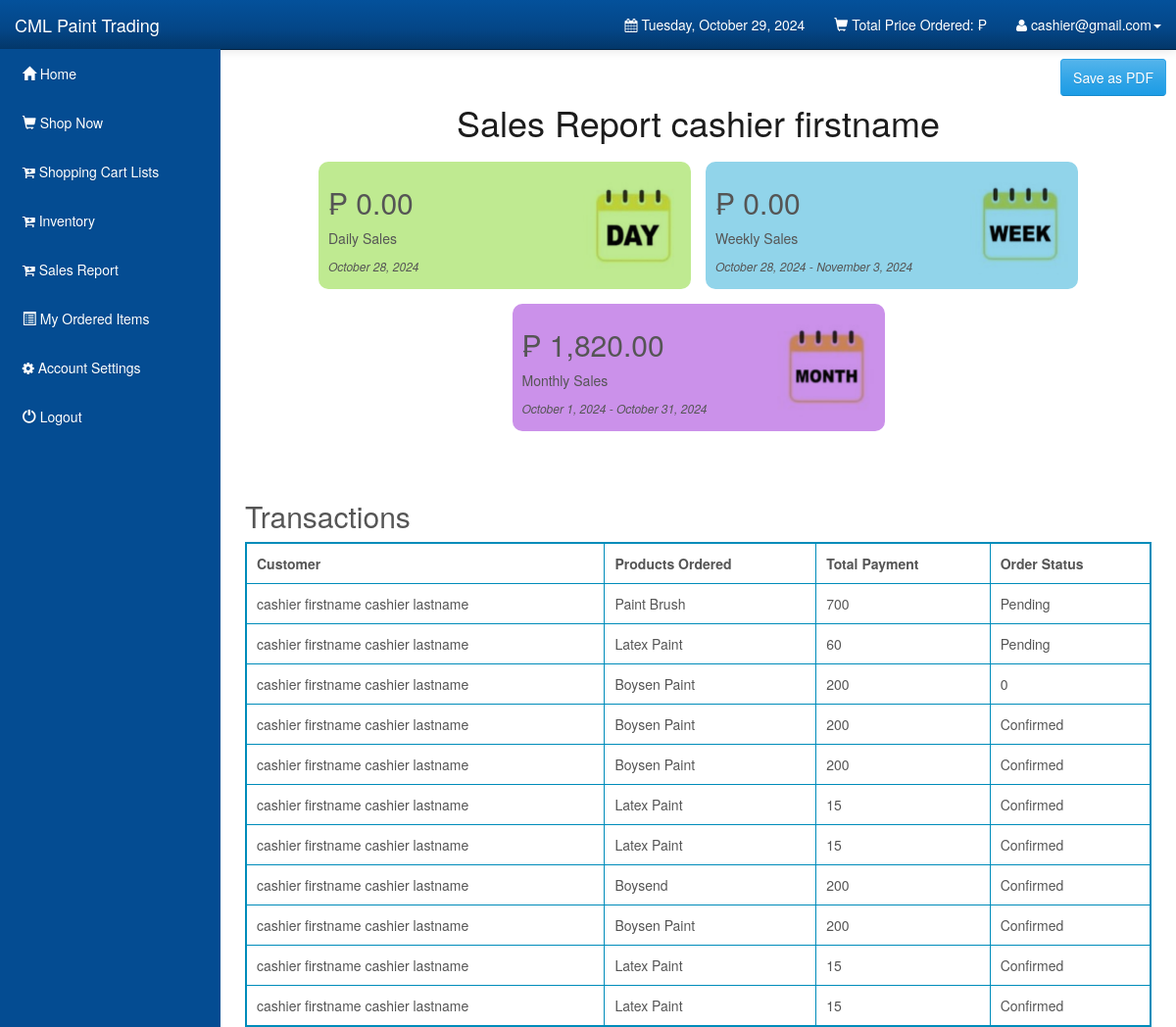
Page /Customers/salesreport.php (signed in) on the committed database.
### tables this page shows
CREATE TABLE `users` (
  `user_id` int(11) NOT NULL,
  `user_email` varchar(1000) NOT NULL,
  `user_password` varchar(1000) NOT NULL,
  `user_firstname` varchar(1000) NOT NULL,
  `user_lastname` varchar(1000) NOT NULL,
  `user_address` varchar(1000) NOT NULL,
  `user_mobile` varchar(255) NOT NULL,
  `type` enum('Admin','Customer','Cashier') DEFAULT NULL
);

CREATE TABLE `orderdetails` (
  `order_id` int(10) UNSIGNED NOT NULL,
  `user_id` int(11) NOT NULL DEFAULT 0,
  `order_name` varchar(1000) NOT NULL DEFAULT '',
  `order_price` double NOT NULL DEFAULT 0,
  `order_quantity` int(10) UNSIGNED NOT NULL DEFAULT 0,
  `order_total` double NOT NULL DEFAULT 0,
  `order_status` varchar(45) NOT NULL DEFAULT '',
  `order_date` date DEFAULT NULL,
  `order_pick_up` datetime(6) DEFAULT NULL,
  `order_pick_place` enum('Quezon City','Caloocan','Valenzuela','San Jose de Monte') DEFAULT NULL,
  `gl` enum('Gallon','Liter') DEFAULT NULL,
  `payment_id` int(11) DEFAULT NULL,
  `product_id` int(11) DEFAULT NULL
);

### Customers/salesreport.php (the view, shortened to what this page needs)
<?php
require_once 'config.php';
extract($_SESSION);
$stmt_edit = $DB_con->prepare('SELECT * FROM users WHERE user_email = :user_email');
$stmt_edit->execute(array(':user_email' => $user_email));
$edit_row = $stmt_edit->fetch(PDO::FETCH_ASSOC);
if ($edit_row) {
    extract($edit_row);
}
?>
<!DOCTYPE html>
<html lang="en">
<head>
    <link rel="stylesheet" type="text/css" href="bootstrap/css/bootstrap.min.css" />
    <link rel="stylesheet" type="text/css" href="font-awesome/css/font-awesome.min.css" />
    <link rel="stylesheet" type="text/css" href="css/local.css" />
    <link rel="stylesheet" type="text/css" href="../Admin/css/salesreport.css" />
    <link rel="stylesheet" href="https://cdn.jsdelivr.net/npm/sweetalert2@11/dist/sweetalert2.min.css">
</head>
<body>
    <div id="wrapper">
        <a type="button" class="btn btn-primary" id="saveAsPDFBtn" href="../Admin/generate_pdf.php">Save as PDF</a>
        <?php require_once "navigation.php" ?>
        <div id="page-wrapper">
            <div class="sales-report-container">
                <h1>Sales Report <?php echo $_SESSION['user_firstname'] ?></h1>
                <div class="sales-report-content">
                    <?php
                    $current_user_id = $_SESSION['user_id'];
                    $stmt_daily = $DB_con->prepare(
                        'SELECT SUM(order_total) as daily_sales,
                        DATE(order_pick_up) as date
                        FROM orderdetails
                        WHERE DATE(order_date) = CURDATE()
                        AND user_id = ?');
                    $stmt_daily->bindParam(1, $current_user_id, PDO::PARAM_INT);
                    $stmt_daily->execute();
                    $daily = $stmt_daily->fetch(PDO::FETCH_ASSOC);
                    $dailySales = $daily['daily_sales'] ?? 0;
                    $dailyDate = $daily['date'] ?? date('Y-m-d');
                    $stmt_weekly = $DB_con->prepare(
                        'SELECT SUM(order_total) as weekly_sales,
                                DATE_SUB(CURDATE(), INTERVAL WEEKDAY(CURDATE()) DAY) as start_date,
                                DATE_ADD(DATE_SUB(CURDATE(), INTERVAL WEEKDAY(CURDATE()) DAY), INTERVAL 6 DAY) as end_date
                         FROM orderdetails
                         WHERE DATE(order_date) BETWEEN
                               DATE_SUB(CURDATE(), INTERVAL WEEKDAY(CURDATE()) DAY)
                               AND DATE_ADD(DATE_SUB(CURDATE(), INTERVAL WEEKDAY(CURDATE()) DAY), INTERVAL 6 DAY)
                               AND user_id = ?');
                    $stmt_weekly->bindParam(1, $current_user_id, PDO::PARAM_INT);
                    $stmt_weekly->execute();
                    $weekly = $stmt_weekly->fetch(PDO::FETCH_ASSOC);
                    $weeklySales = $weekly['weekly_sales'] ?? 0;
                    $weeklyStartDate = $weekly['start_date'] ?? date('Y-m-d', strtotime('-7 days'));
                    $weeklyEndDate = $weekly['end_date'] ?? date('Y-m-d');
                    $stmt_monthly = $DB_con->prepare(
                        'SELECT SUM(order_total) as monthly_sales,
                                DATE_FORMAT(CURDATE(), "%Y-%m-01") as start_date,
                                LAST_DAY(CURDATE()) as end_date
                         FROM orderdetails
                         WHERE DATE(order_date) BETWEEN
                               DATE_FORMAT(CURDATE(), "%Y-%m-01")
                               AND LAST_DAY(CURDATE())
                               AND user_id = ?');
                    $stmt_monthly->bindParam(1, $current_user_id, PDO::PARAM_INT);
                    $stmt_monthly->execute();
                    $monthly = $stmt_monthly->fetch(PDO::FETCH_ASSOC);
                    $monthlySales = $monthly['monthly_sales'] ?? 0;
                    $monthlyStartDate = $monthly['start_date'] ?? date('Y-m-d', strtotime('-1 month'));
                    $monthlyEndDate = $monthly['end_date'] ?? date('Y-m-d');
                    ?>
                    <div class="sales-report-item" data-toggle="modal" data-target="#dailySales">
                        <div>
                            <h2>&#8369 <?php echo number_format($dailySales, 2); ?></h2>
                            <p>Daily Sales</p>
                            <p><?php echo date('F j, Y', strtotime($dailyDate)); ?></p>
                        </div>
                        <img src="../Admin/local_image/daily.jpeg" alt="Daily Sales">
                    </div>
                    <div class="sales-report-item" data-toggle="modal" data-target="#weeklySales">
                        <div>
                            <h2>&#8369 <?php echo number_format($weeklySales, 2); ?></h2>
                            <p>Weekly Sales</p>
                            <p><?php echo date('F j, Y', strtotime($weeklyStartDate)) . ' - ' . date('F j, Y', strtotime($weeklyEndDate)); ?></p>
                        </div>
                        <img src="../Admin/local_image/weekly.jpeg" alt="Weekly Sales">
                    </div>
                    <div class="sales-report-item" data-toggle="modal" data-target="#monthlySales">
                        <div>
                            <h2>&#8369 <?php echo number_format($monthlySales, 2); ?></h2>
                            <p>Monthly Sales</p>
                            <p><?php echo date('F j, Y', strtotime($monthlyStartDate)) . ' - ' . date('F j, Y', strtotime($monthlyEndDate)); ?></p>
                        </div>
                        <img src="../Admin/local_image/monthly.jpeg" alt="Monthly Sales">
                    </div>
                </div>
                <div class="sales-report-transactions">
                    <h2>Transactions</h2>
                    <div class="transactions-table">
                        <table>
                            <thead>
                                <tr>
                                    <th>Customer</th>
                                    <th>Products Ordered</th>
                                    <th>Total Payment</th>
                                    <th>Order Status</th>
                                </tr>
                            </thead>
                            <tbody>
                                <?php
                                $current_user = $_SESSION['user_id'];
                                $stmt = $DB_con->prepare('SELECT users.user_email, users.user_firstname, users.user_lastname, users.user_address, orderdetails.*
                                FROM users
                                INNER JOIN orderdetails
                                ON users.user_id = orderdetails.user_id
                                WHERE orderdetails.user_id = :current_user
                                ORDER BY orderdetails.order_pick_up DESC');
                                $stmt->bindParam(':current_user', $current_user, PDO::PARAM_INT);
                                $stmt->execute();
                                if ($stmt->rowCount() > 0) {
                                    while ($row = $stmt->fetch(PDO::FETCH_ASSOC)) {
                                        $customerName = $row['user_firstname'] . ' ' . $row['user_lastname'];
                                        $productsOrdered = $row['order_name'];
                                        $orderStatus = $row['order_status'];
                                        $totalBill = $row['order_total'];
                                        ?>
                                        <tr>
                                            <td><?php echo htmlspecialchars($customerName); ?></td>
                                            <td><?php echo htmlspecialchars($productsOrdered); ?></td>
                                            <td><?php echo htmlspecialchars($totalBill); ?></td>
                                            <td><?php echo htmlspecialchars($orderStatus); ?></td>
                                        </tr>
                                        <?php
                                    }
                                } else {
                                    ?>
                                    <tr>
                                        <td colspan="3">No transactions found.</td>
                                    </tr>
                                    <?php
                                }
                                ?>
                            </tbody>
                        </table>
                    </div>
                </div>
            </div>
        </div>
        <br />
        <br />
    </div>
</body>
</html>

### Customers/navigation.php (shortened to what this page needs)
<nav class="navbar navbar-inverse navbar-fixed-top" role="navigation">
    <div class="navbar-header">
        <a class="navbar-brand" href="index.php">CML Paint Trading</a>
    </div>
    <div class="collapse navbar-collapse navbar-ex1-collapse">
        <ul class="nav navbar-nav side-nav">
            <li><a href="index.php"> &nbsp; <span class='glyphicon glyphicon-home'></span> Home</a></li>
            <li><a href="shop.php?id=1"> &nbsp; <span class='glyphicon glyphicon-shopping-cart'></span> Shop Now</a></li>
            <li><a href="cart_items.php"> &nbsp; <span class='fa fa-cart-plus'></span> Shopping Cart Lists</a></li>
            <?php
                if ($_SESSION['user_type'] == 'Cashier'){
                    ?>
                    <li><a href="items.php"> &nbsp; <span class='fa fa-cart-plus'></span> Inventory</a></li>
                    <li><a href="salesreport.php"> &nbsp; <span class='fa fa-cart-plus'></span> Sales Report</a></li>
                <?php
                }
            ?>
            <li><a href="orders.php"> &nbsp; <span class='glyphicon glyphicon-list-alt'></span> My Ordered Items</a></li>
            <li><a data-toggle="modal" data-target="#setAccount"> &nbsp; <span class='fa fa-gear'></span> Account Settings</a></li>
            <li><a href="logout.php"> &nbsp; <span class='glyphicon glyphicon-off'></span> Logout</a></li>
        </ul>
        <ul class="nav navbar-nav navbar-right navbar-user">
            <li class="dropdown messages-dropdown">
                <a href="#"><i class="fa fa-calendar"></i> <?php
                                                            $Today = date('y:m:d');
                                                            $new = date('l, F d, Y', strtotime($Today));
                                                            echo $new; ?></a>
            </li>
            <li class="dropdown user-dropdown">
                <a href="#" class="dropdown-toggle" data-toggle="dropdown"><span class='glyphicon glyphicon-shopping-cart'></span> Total Price Ordered: &#8369; <?php echo $total; ?> </b></a>
            </li>
            <li class="dropdown user-dropdown">
                <a href="#" class="dropdown-toggle" data-toggle="dropdown"><i class="fa fa-user"></i> <?php echo $user_email; ?><b class="caret"></b></a>
            </li>
        </ul>
    </div>
</nav>

### Customers/css/local.css (style rules this page uses)
#wrapper { padding-left: 0; }
#page-wrapper { width: 100%; padding: 5px 15px; }
body { font-family: "Helvetica Neue", Helvetica, Arial, sans-serif; font-size: 14px; line-height: 1.42857143; color: #555555; background-color: #ffffff; }
.btn { display: inline-block; margin-bottom: 0; font-weight: normal; text-align: center; vertical-align: middle; cursor: pointer; background-image: none; border: 1px solid transparent; white-space: nowrap; padding: 8px 12px; font-size: 14px; line-height: 1.42857143; border-radius: 4px; -webkit-user-select: none; -moz-user-select: none; -ms-user-select: none; user-select: none; }
.btn-primary { color: #ffffff; background-color: #2fa4e7; border-color: #2fa4e7; }
.navbar-inverse { background-color: #033c73; border-color: #022f5a; }
.navbar-inverse .navbar-brand { color: #ffffff; }
.navbar-inverse .navbar-nav > li > a { color: #ffffff; }
.navbar-inverse .navbar-collapse, .navbar-inverse .navbar-form { border-color: #022a50; }
.navbar { background-image: -webkit-linear-gradient(#54b4eb, #2fa4e7 60%, #1d9ce5); background-image: linear-gradient(#54b4eb, #2fa4e7 60%, #1d9ce5); background-repeat: no-repeat; filter: progid:DXImageTransform.Microsoft.gradient(startColorstr='#ff54b4eb', endColorstr='#ff1d9ce5', GradientType=0); border-bottom: 1px solid #178acc; filter: none; -webkit-box-shadow: 0 1px 10px rgba(0, 0, 0, 0.1); box-shadow: 0 1px 10px rgba(0, 0, 0, 0.1); }
.navbar .navbar-nav > li > a, .navbar-brand { text-shadow: 0 1px 0 rgba(0, 0, 0, 0.1); }
.navbar-inverse { background-image: -webkit-linear-gradient(#04519b, #044687 60%, #033769); background-image: linear-gradient(#04519b, #044687 60%, #033769); background-repeat: no-repeat; filter: progid:DXImageTransform.Microsoft.gradient(startColorstr='#ff04519b', endColorstr='#ff033769', GradientType=0); filter: none; border-bottom: 1px solid #022241; }
.btn { text-shadow: 0 1px 0 rgba(0, 0, 0, 0.1); }
.btn-primary { background-image: -webkit-linear-gradient(#54b4eb, #2fa4e7 60%, #1d9ce5); background-image: linear-gradient(#54b4eb, #2fa4e7 60%, #1d9ce5); background-repeat: no-repeat; filter: progid:DXImageTransform.Microsoft.gradient(startColorstr='#ff54b4eb', endColorstr='#ff1d9ce5', GradientType=0); filter: none; border-bottom: 1px solid #178acc; }
.clearfix:before, .clearfix:after, .container:before, .container:after, .container-fluid:before, .container-fluid:after, .row:before, .row:after, .form-horizontal .form-group:before, .form-horizontal .form-group:after, .btn-toolbar:before, .btn-toolbar:after, .btn-group-vertical > .btn-group:before, .btn-group-vertical > .btn-group:after, .nav:before, .nav:after, .navbar:before, .navbar:after, .navbar-header:before, .navbar-header:after, .navbar-collapse:before, .navbar-collapse:after, .pager:before, .pager:after, .panel-body:before, .panel-body:after, .modal-footer:before, .modal-footer:after { content: " "; display: table; }
.clearfix:after, .container:after, .container-fluid:after, .row:after, .form-horizontal .form-group:after, .btn-toolbar:after, .btn-group-vertical > .btn-group:after, .nav:after, .navbar:after, .navbar-header:after, .navbar-collapse:after, .pager:after, .panel-body:after, .modal-footer:after { clear: both; }
a { color: #2fa4e7; text-decoration: none; }
@media (min-width:768px) { #wrapper { padding-left: 225px; } }
@media (min-width:768px) { #page-wrapper { padding: 15px 25px; } }
@media (min-width:768px) { .side-nav { margin-left: -225px; left: 225px; width: 225px; position: fixed; top: 50px; height: 100%; border-radius: 0; border: none; background-color: #044C92; overflow-y: auto; } }
@media (min-width:768px) { .side-nav>li>a { width: 225px; } }
@media (min-width:768px) { .navbar-collapse { padding-left: 15px !important; padding-right: 15px !important; } }

### Customers/salesreport.php (style rules this page uses)
#saveAsPDFBtn { position: fixed !important; top: 60px !important; right: 10px !important; }

### rows in the picture
users: user_email "cashier@gmail.com"
orderdetails: user.user_lastname "cashier firstname cashier lastname", order_name "Paint Brush", order_total "700", order_status "Pending"
orderdetails: user.user_lastname "cashier firstname cashier lastname", order_name "Latex Paint", order_total "60", order_status "Pending"
orderdetails: user.user_lastname "cashier firstname cashier lastname", order_name "Boysen Paint", order_total "200", order_status "0"
orderdetails: user.user_lastname "cashier firstname cashier lastname", order_name "Boysen Paint", order_total "200", order_status "Confirmed"
orderdetails: user.user_lastname "cashier firstname cashier lastname", order_name "Boysen Paint", order_total "200", order_status "Confirmed"
orderdetails: user.user_lastname "cashier firstname cashier lastname", order_name "Latex Paint", order_total "15", order_status "Confirmed"
orderdetails: user.user_lastname "cashier firstname cashier lastname", order_name "Latex Paint", order_total "15", order_status "Confirmed"
orderdetails: user.user_lastname "cashier firstname cashier lastname", order_name "Boysend", order_total "200", order_status "Confirmed"
orderdetails: user.user_lastname "cashier firstname cashier lastname", order_name "Boysen Paint", order_total "200", order_status "Confirmed"
orderdetails: user.user_lastname "cashier firstname cashier lastname", order_name "Latex Paint", order_total "15", order_status "Confirmed"
orderdetails: user.user_lastname "cashier firstname cashier lastname", order_name "Latex Paint", order_total "15", order_status "Confirmed"

### other values in the picture
$_SESSION['user_firstname'] "cashier firstname"
$dailySales "0.00"
$weeklySales "0.00"
$monthlySales "1,820.00"
